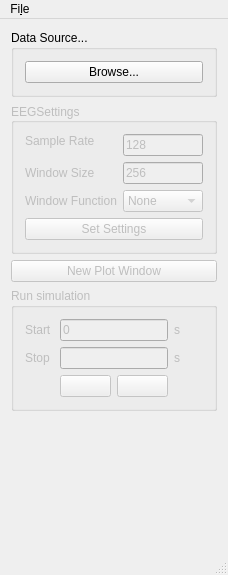
<?xml version="1.0" encoding="UTF-8"?>
<ui version="4.0">
 <class>MainWindow</class>
 <widget class="QMainWindow" name="MainWindow">
  <property name="geometry">
   <rect>
    <x>0</x>
    <y>0</y>
    <width>220</width>
    <height>575</height>
   </rect>
  </property>
  <property name="windowTitle">
   <string notr="true">VEEGS</string>
  </property>
  <widget class="QWidget" name="centralWidget">
   <layout class="QVBoxLayout" name="verticalLayout">
    <item>
     <widget class="QGroupBox" name="dataSourceBox">
      <property name="sizePolicy">
       <sizepolicy hsizetype="Preferred" vsizetype="Fixed">
        <horstretch>0</horstretch>
        <verstretch>0</verstretch>
       </sizepolicy>
      </property>
      <property name="title">
       <string>Data Source...</string>
      </property>
      <layout class="QVBoxLayout" name="verticalLayout_2">
       <item>
        <widget class="QPushButton" name="browseButton">
         <property name="text">
          <string>Browse...</string>
         </property>
        </widget>
       </item>
      </layout>
     </widget>
    </item>
    <item>
     <widget class="QGroupBox" name="EEGSettingsBox">
      <property name="enabled">
       <bool>false</bool>
      </property>
      <property name="sizePolicy">
       <sizepolicy hsizetype="Preferred" vsizetype="Fixed">
        <horstretch>0</horstretch>
        <verstretch>0</verstretch>
       </sizepolicy>
      </property>
      <property name="title">
       <string>EEGSettings</string>
      </property>
      <property name="alignment">
       <set>Qt::AlignLeading|Qt::AlignLeft|Qt::AlignVCenter</set>
      </property>
      <layout class="QFormLayout" name="formLayout">
       <property name="fieldGrowthPolicy">
        <enum>QFormLayout::ExpandingFieldsGrow</enum>
       </property>
       <item row="0" column="0">
        <widget class="QLabel" name="label">
         <property name="sizePolicy">
          <sizepolicy hsizetype="Minimum" vsizetype="Fixed">
           <horstretch>0</horstretch>
           <verstretch>0</verstretch>
          </sizepolicy>
         </property>
         <property name="whatsThis">
          <string>&lt;html&gt;&lt;head/&gt;&lt;body&gt;&lt;p&gt;The sample rate of the data.&lt;/p&gt;&lt;/body&gt;&lt;/html&gt;</string>
         </property>
         <property name="text">
          <string>Sample Rate</string>
         </property>
        </widget>
       </item>
       <item row="0" column="1">
        <widget class="QLineEdit" name="sampleRateInput">
         <property name="maximumSize">
          <size>
           <width>80</width>
           <height>16777215</height>
          </size>
         </property>
         <property name="text">
          <string>128</string>
         </property>
        </widget>
       </item>
       <item row="2" column="0">
        <widget class="QLabel" name="label_2">
         <property name="text">
          <string>Window Size</string>
         </property>
        </widget>
       </item>
       <item row="2" column="1">
        <widget class="QLineEdit" name="windowSizeInput">
         <property name="sizePolicy">
          <sizepolicy hsizetype="Fixed" vsizetype="Fixed">
           <horstretch>0</horstretch>
           <verstretch>0</verstretch>
          </sizepolicy>
         </property>
         <property name="maximumSize">
          <size>
           <width>80</width>
           <height>16777215</height>
          </size>
         </property>
         <property name="text">
          <string>256</string>
         </property>
        </widget>
       </item>
       <item row="4" column="0">
        <widget class="QLabel" name="label_3">
         <property name="text">
          <string>Window Function</string>
         </property>
        </widget>
       </item>
       <item row="4" column="1">
        <widget class="QComboBox" name="windowFunctionCB">
         <property name="maximumSize">
          <size>
           <width>80</width>
           <height>16777215</height>
          </size>
         </property>
         <property name="currentIndex">
          <number>0</number>
         </property>
         <item>
          <property name="text">
           <string>None</string>
          </property>
         </item>
         <item>
          <property name="text">
           <string>Hamming</string>
          </property>
         </item>
        </widget>
       </item>
       <item row="6" column="0" colspan="2">
        <widget class="QPushButton" name="setEEGSettingsButton">
         <property name="text">
          <string>Set Settings</string>
         </property>
        </widget>
       </item>
      </layout>
     </widget>
    </item>
    <item>
     <widget class="QPushButton" name="newPlotButton">
      <property name="enabled">
       <bool>false</bool>
      </property>
      <property name="text">
       <string>New Plot Window</string>
      </property>
     </widget>
    </item>
    <item>
     <widget class="QGroupBox" name="runBox">
      <property name="enabled">
       <bool>false</bool>
      </property>
      <property name="sizePolicy">
       <sizepolicy hsizetype="Preferred" vsizetype="Fixed">
        <horstretch>0</horstretch>
        <verstretch>0</verstretch>
       </sizepolicy>
      </property>
      <property name="title">
       <string>Run simulation</string>
      </property>
      <layout class="QGridLayout" name="gridLayout">
       <item row="1" column="0">
        <widget class="QLabel" name="label_6">
         <property name="text">
          <string>Stop</string>
         </property>
        </widget>
       </item>
       <item row="0" column="0">
        <widget class="QLabel" name="label_4">
         <property name="text">
          <string>Start</string>
         </property>
        </widget>
       </item>
       <item row="0" column="1" colspan="2">
        <widget class="QLineEdit" name="startInput">
         <property name="text">
          <string>0</string>
         </property>
        </widget>
       </item>
       <item row="1" column="3">
        <widget class="QLabel" name="label_7">
         <property name="text">
          <string>s</string>
         </property>
        </widget>
       </item>
       <item row="1" column="1" colspan="2">
        <widget class="QLineEdit" name="stopInput"/>
       </item>
       <item row="0" column="3">
        <widget class="QLabel" name="label_5">
         <property name="text">
          <string>s</string>
         </property>
        </widget>
       </item>
       <item row="3" column="2">
        <widget class="QPushButton" name="stopButton">
         <property name="text">
          <string/>
         </property>
         <property name="icon">
          <iconset>
           <normaloff>resources/stop.png</normaloff>resources/stop.png</iconset>
         </property>
        </widget>
       </item>
       <item row="3" column="1">
        <widget class="QPushButton" name="playButton">
         <property name="text">
          <string/>
         </property>
         <property name="icon">
          <iconset>
           <normaloff>resources/play.png</normaloff>resources/play.png</iconset>
         </property>
        </widget>
       </item>
      </layout>
     </widget>
    </item>
    <item>
     <widget class="QLabel" name="feedBackLabel">
      <property name="sizePolicy">
       <sizepolicy hsizetype="Minimum" vsizetype="Minimum">
        <horstretch>0</horstretch>
        <verstretch>0</verstretch>
       </sizepolicy>
      </property>
      <property name="styleSheet">
       <string notr="true">color: rgb(115, 210, 22)</string>
      </property>
      <property name="text">
       <string/>
      </property>
     </widget>
    </item>
   </layout>
  </widget>
  <widget class="QMenuBar" name="menuBar">
   <property name="geometry">
    <rect>
     <x>0</x>
     <y>0</y>
     <width>220</width>
     <height>30</height>
    </rect>
   </property>
   <widget class="QMenu" name="menuFile">
    <property name="title">
     <string>Fi&amp;le</string>
    </property>
    <addaction name="actionBrowse"/>
    <addaction name="actionNewPlot"/>
    <addaction name="separator"/>
    <addaction name="actionOptions"/>
   </widget>
   <addaction name="menuFile"/>
  </widget>
  <widget class="QStatusBar" name="statusBar"/>
  <action name="actionBrowse">
   <property name="text">
    <string>&amp;Browse...</string>
   </property>
  </action>
  <action name="actionNewPlot">
   <property name="enabled">
    <bool>false</bool>
   </property>
   <property name="text">
    <string>&amp;New Plot Window</string>
   </property>
  </action>
  <action name="actionOptions">
   <property name="enabled">
    <bool>true</bool>
   </property>
   <property name="text">
    <string>Options</string>
   </property>
  </action>
 </widget>
 <layoutdefault spacing="6" margin="11"/>
 <resources/>
 <connections/>
</ui>
